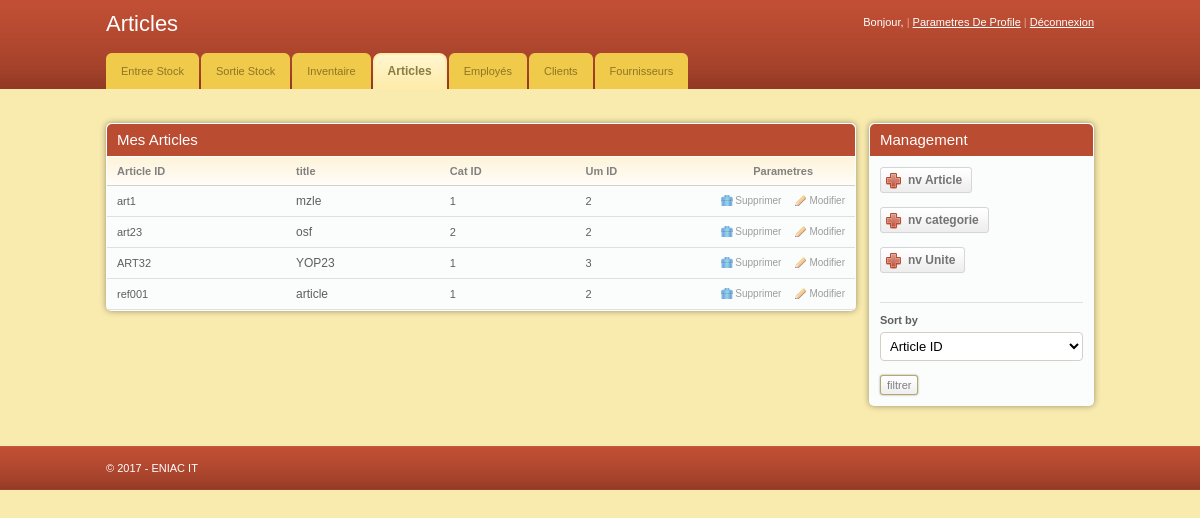
The app's page /Employ00/article.php (signed in) with its own data.
### tables this page shows
CREATE TABLE `article` (
  `art_id` varchar(15) NOT NULL,
  `art_dis` varchar(15) NOT NULL,
  `cat_id` int(11) NOT NULL,
  `um_id` int(15) NOT NULL
);

### Employ00/article.php (the view, shortened to what this page needs)
<?php
if ( $_SESSION['logged_in'] != 1 ) {
  $_SESSION['message'] = "You must log in first!";
  header("location: error.php");
}
else {
    $first_name = $_SESSION['first_name'];
}
?>
<!DOCTYPE html PUBLIC "-//W3C//DTD XHTML 1.0 Transitional//EN" "http://www.w3.org/TR/xhtml1/DTD/xhtml1-transitional.dtd">
<html xmlns="http://www.w3.org/1999/xhtml">
<head>
	<link rel="stylesheet" href="css/style.css" type="text/css" media="all" />
</head>
<body>
<div id="header">
	<div class="shell">
		<div id="top">
			<h1><a href="#">Articles</a></h1>
			<div id="top-navigation">
				Bonjour, <a href="profile.php"><strong><?php echo $first_name ; ?></strong></a>
				<span>|</span>
				<a href="modif/modif_usr.php">Parametres De Profile</a>
				<span>|</span>
				<a href="logout.php">Déconnexion</a>
			</div>
		</div>
		<div id="navigation">
			<ul>
			    <li><a href="entree_stock.php" ><span>Entree Stock</span></a></li>
			    <li><a href="sortie_stock.php"><span>Sortie Stock</span></a></li>
			    <li><a href="inven_stock.php"><span>Inventaire</span></a></li>
			    <li><a href="#" class="active" ><span>Articles</span></a></li>
			    <li><a href="employee.php"><span>Employés</span></a></li>
			    <li><a href="client.php"><span>Clients</span></a></li>
			    <li><a href="fournisseur.php"><span>Fournisseurs</span></a></li>
			</ul>
		</div>
	</div>
</div>
<div id="container">
	<div class="shell">
		<br />
		<div id="main">
			<div id="content">
				<div class="box">
					<div class="box-head">
						<h2 class="left">Mes Articles</h2>
					</div>
					<div class="table">
						<table width="100%" border="0" cellspacing="0" cellpadding="0">
							<tr>
								<th>Article ID</th>
								<th>title</th>
								<th>Cat ID</th>
								<th>Um ID</th>
								<th width="110" class="ac">Parametres</th>
							</tr>
							<?php
							$dbt = new PDO('mysql:host=localhost;dbname=gestion_stock','root','');
							if (isset($_POST['filtre_type']) && isset($_POST['filtre'])) {
								$sql="SELECT * FROM article order by ".$_POST['filtre_type']."";
							}
							else $sql = "SELECT * FROM article order by art_id";
	$reps=$dbt->query($sql);
	while($donne = $reps->fetch())
	{
		echo  "<tr>
								<td>".$donne['art_id']."</td>
								<td><h3>".$donne['art_dis']."</h3></td>
								<td>".$donne['cat_id']."</td>
								<td>".$donne['um_id']."</td>
								<td><a href='http://localhost/Employ00/article.php?sup=1&art_id=".$donne['art_id']."' class='ico del'>Supprimer</a><a href='http://localhost/Employ00/modif/modif_art.php?art_id=".$donne['art_id']."' class='ico edit'>Modifier</a></td>
							</tr> " ;
	}
	echo '</table>';
	?>
					</div>
				</div>
			</div>
			<div id="sidebar">
				<div class="box">
					<div class="box-head">
						<h2>Management</h2>
					</div>
					<div class="box-content">
						<a href="#" class="add-button" onclick='toggle("add_new_art")'><span >nv Article</span></a>
						<div class="cl">&nbsp;</div><br>
						<a href="#" class="add-button" onclick='toggle("add_new_cat")'><span >nv categorie</span></a>
						<div class="cl">&nbsp;</div><br>
						<a href="#" class="add-button" onclick='toggle("add_new_um")'><span >nv Unite </span></a>
						<div class="cl">&nbsp;</div><br>
						<form class="sort" method="post" action="article.php">
							<label>Sort by</label>
							<select class="field" name="filtre_type">
								<option name='filtre_type' value="art_id">Article ID</option>
							</select> <br>
							<input class="button" type="submit" name="filtre" value="filtrer">
						</form>
					</div>
				</div>
			</div>
		</div>
	</div>
</div>
<div id="footer">
	<div class="shell">
		<span class="left">&copy; 2017 - ENIAC IT</span>
	</div>
</div>
</body>
</html>

### Employ00/css/style.css (style rules this page uses)
* { padding:0; margin:0; outline:0; }
body { background:#f9ebae; font-family: Verdana, sans-serif; font-size:11px; line-height:14px; color:#5e5e5e; }
input, textarea, select { font-family: Verdana, sans-serif; font-size:13px; }
.field { border:solid 1px #d3cfc7; background:#fff; padding:5px; }
.button { background:#eee url(images/button.gif) repeat-x 0 0; border:solid 1px #b1a874; color:#7f7f7f; font-size:11px; padding:2px 6px 2px 6px; cursor:pointer; line-height:14px !important; }
a { color:#ba4c32; text-decoration: underline; cursor:pointer; }
.left, .alignleft { float:left; display:inline; }
.ac { text-align: center !important; }
h1 { font-size:22px; line-height:24px; color:#fff; font-weight: normal; }
h1 a { color:#fff; text-decoration: none; }
h2 { font-size:15px; font-weight: normal; }
h3 { font-size:12px; line-height:14px; font-weight: normal; }
.shell { width:988px; margin:0 auto; }
#header { height:89px; background:url(images/header.gif); white-space:nowrap; }
#header h1 { float:left; display:inline; padding-top:12px; }
#top-navigation { float:right; white-space:nowrap; color:#fff; padding-top:15px; }
#top-navigation a { color:#fff; }
#top-navigation span { color:#dca598; }
#top { height:53px; }
#navigation { height:36px; }
#navigation ul { list-style-type: none; }
#navigation ul li { float:left; display:inline; margin-right:2px; }
#navigation ul li a, #navigation ul li a span { float:left; height:36px; background:url(images/tab.gif) no-repeat 0 0; padding:0 0 0 15px; }
#navigation ul li a span { background-position:right 0; padding:0 15px 0 0; }
#navigation ul li a { line-height:36px; color:#907525; text-decoration: none; }
#navigation ul li a.active, #navigation ul li a:hover { background-position:0 bottom; }
#navigation ul li a.active span, #navigation ul li a:hover span { background-position:right bottom; }
#navigation ul li a.active { font-size:12px; font-weight: bold; color:#887e42; }
#container { padding:20px 0; }
#content { float:left; width:750px; }
#sidebar { float:right; width:225px; }
.table th { background:#fffdfa url(images/th.gif) repeat-x 0 0; color:#818181; text-align: left; padding:7px 10px; border-bottom:solid 1px #d2d1cb; }
.table td { background:#fbfcfc; border-bottom:solid 1px #e0e0e0; padding:8px 10px; }
.box { background:#fbfcfc; height:100%; padding:1px; margin-bottom:20px; }
.box-head { background:#ba4c32; height:32px; color:#fff; padding: 0 10px; line-height:32px; white-space:nowrap; border-bottom:solid 1px #fff; }
a.ico { color:#9d9c9a; font-size:10px; text-decoration: none; padding:0 0 0 14px; background-repeat:no-repeat; background-position:0 0; }
a.del { background-image:url(images/del.gif) }
a.edit { background-image:url(images/edit.gif); margin-left:14px; }
.box-content { padding:10px; }
.sort { border-top:solid 1px #e0e0e0; padding-top:10px; margin-top:15px; }
.sort label { display:block; font-weight: bold; }
.sort .field { display:block; margin-top:5px; }
.sort select.field { width:203px; }
.add-button, .add-button span { float:left; height:26px; background:url(images/add-button.gif) no-repeat 0 0; padding:0 0 0 28px; }
.add-button span { background-position:right 0; padding:0 10px 0 0; }
.add-button { font-weight: bold; font-size:12px; color:#747474; text-decoration: none; line-height:26px; }
#footer { height:44px; background:url(images/footer.gif); line-height:44px; color:#fff; }
.box { -moz-border-radius:5px; -webkit-border-radius:5px; -moz-box-shadow: 0 0 6px #978f6c; -webkit-box-shadow: 0 0 6px #978f6c; }
.box-head { -moz-border-radius-topleft:5px; -moz-border-radius-topright:5px; -webkit-border-top-left-radius:5px; -webkit-border-top-right-radius:5px; }
.field, .button { -moz-border-radius:4px; -webkit-border-radius:4px; }
.small-field, .button, .pagging a { -moz-border-radius:3px; -webkit-border-radius:3px; }
.button { -moz-box-shadow: 0 0 2px #978f6c; -webkit-box-shadow: 0 0 2px #978f6c; }

### records on screen
article: art_id "art1", art_dis "mzle", cat "1", um "2"
article: art_id "art23", art_dis "osf", cat "2", um "2"
article: art_id "ART32", art_dis "YOP23", cat "1", um "3"
article: art_id "ref001", art_dis "article", cat "1", um "2"
